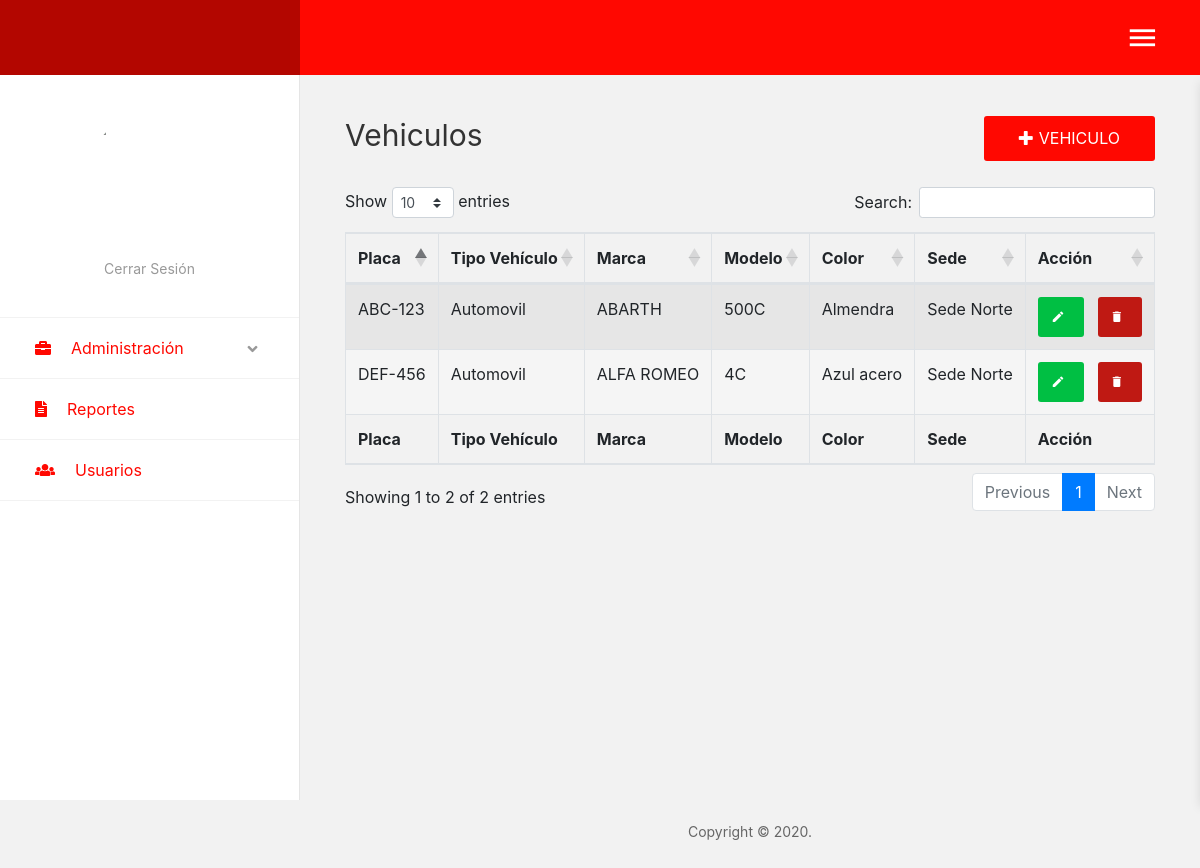
The app's page /?c=Vehiculo (signed in) with its own data.
### tables this page shows
CREATE TABLE `vehiculo` (
  `id_vehiculo` int(11) NOT NULL AUTO_INCREMENT,
  `placa` varchar(10) NOT NULL,
  `id_tipovehiculo` int(11) NOT NULL,
  `id_marca` int(11) NOT NULL,
  `id_modelo` int(11) NOT NULL,
  `id_color` int(11) NOT NULL,
  `id_sede` int(11) NOT NULL,
  `estado_vehiculo` enum('Activo','Inactivo') NOT NULL,
  PRIMARY KEY (`id_vehiculo`),
  KEY `id_tipovehiculo` (`id_tipovehiculo`),
  KEY `id_marca` (`id_marca`),
  KEY `id_color` (`id_color`),
  KEY `id_sede` (`id_sede`),
  KEY `id_modelo` (`id_modelo`),
  CONSTRAINT `vehiculo_ibfk_1` FOREIGN KEY (`id_tipovehiculo`) REFERENCES `tipo_vehiculo` (`id_tipovehiculo`),
  CONSTRAINT `vehiculo_ibfk_2` FOREIGN KEY (`id_marca`) REFERENCES `marca` (`id_marca`),
  CONSTRAINT `vehiculo_ibfk_3` FOREIGN KEY (`id_color`) REFERENCES `color` (`id_color`),
  CONSTRAINT `vehiculo_ibfk_4` FOREIGN KEY (`id_sede`) REFERENCES `sede` (`id_sede`),
  CONSTRAINT `vehiculo_ibfk_5` FOREIGN KEY (`id_modelo`) REFERENCES `modelo` (`id_modelo`)
);

CREATE TABLE `tipo_vehiculo` (
  `id_tipovehiculo` int(11) NOT NULL AUTO_INCREMENT,
  `n_tipovehiculo` varchar(50) NOT NULL,
  `estado_tipovehiculo` enum('Activo','Inactivo') NOT NULL,
  PRIMARY KEY (`id_tipovehiculo`)
);

CREATE TABLE `marca` (
  `id_marca` int(11) NOT NULL AUTO_INCREMENT,
  `n_marca` varchar(50) NOT NULL,
  `id_tipovehiculo` int(11) NOT NULL,
  `estado_marca` enum('Activo','Inactivo') NOT NULL,
  PRIMARY KEY (`id_marca`),
  KEY `id_tipovehiculo` (`id_tipovehiculo`),
  CONSTRAINT `marca_ibfk_1` FOREIGN KEY (`id_tipovehiculo`) REFERENCES `tipo_vehiculo` (`id_tipovehiculo`)
);

CREATE TABLE `modelo` (
  `id_modelo` int(11) NOT NULL AUTO_INCREMENT,
  `id_marca` int(11) NOT NULL,
  `n_modelo` varchar(50) NOT NULL,
  `estado_modelo` enum('Activo','Inactivo') NOT NULL,
  PRIMARY KEY (`id_modelo`),
  KEY `id_marca` (`id_marca`),
  CONSTRAINT `modelo_ibfk_1` FOREIGN KEY (`id_marca`) REFERENCES `marca` (`id_marca`)
);

CREATE TABLE `color` (
  `id_color` int(11) NOT NULL AUTO_INCREMENT,
  `n_color` varchar(50) NOT NULL,
  `estado_color` enum('Activo','Inactivo') NOT NULL,
  PRIMARY KEY (`id_color`)
);

CREATE TABLE `sede` (
  `id_sede` int(11) NOT NULL AUTO_INCREMENT,
  `n_sede` varchar(50) NOT NULL,
  `telefono` varchar(15) NOT NULL,
  `direccion` varchar(50) NOT NULL,
  `estado_sede` enum('Activo','Inactivo') NOT NULL,
  PRIMARY KEY (`id_sede`)
);

### Controller/vehiculo.controller.php (called while the page is built, shortened)
<?php
require_once 'Model/vehiculo.php';
	class VehiculoController
	{
		public function __CONSTRUCT()
		{
			$this->model = new Vehiculo();
		}
		public function Index()
		{
			require_once 'View/layouts/aside.php';
	        require_once 'View/layouts/header.php';
	        require_once 'View/Vehiculo/vehiculo.php';
	        require_once 'View/layouts/footer.php';
	    }
	}
?>

### Model/conexion.php (called while the page is built)
<?php
	class Conexion
	{
		public static function StartUp()
		{
			try
			{
				$conexion = new PDO('mysql:host=localhost; dbname=parqueadero', 'root', '');
				$conexion->setAttribute(PDO::ATTR_ERRMODE, PDO::ERRMODE_EXCEPTION);
				$conexion->exec("SET CHARACTER SET UTF8");
			}
			catch(Exception $e)
			{
				die("Error" . $e->getMessage());
				echo "Línea del error" . $e->getLine();
			}
			return $conexion;
		}
	}
?>

### Model/vehiculo.php (called while the page is built, shortened)
<?php
	class Vehiculo
	{
		private $pdo;
		public function __CONSTRUCT()
		{
			try
			{
				$this->pdo = Conexion::StartUp();
			}
			catch(Exception $e)
			{
				die($e->getMessage());
			}
		}
		public function Listar_Vehiculo()
		{
			try
			{
				$stm = $this->pdo->prepare("SELECT vehiculo.`placa`, tipo_vehiculo.`n_tipovehiculo`, marca.`n_marca`, modelo.`n_modelo`, color.`n_color`, sede.`n_sede` FROM vehiculo
											INNER JOIN marca
											ON vehiculo.`id_marca` = marca.`id_marca`
											INNER JOIN modelo
											ON vehiculo.`id_modelo` = modelo.`id_modelo`
											INNER JOIN color
											ON vehiculo.`id_color` = color.`id_color`
											INNER JOIN tipo_vehiculo
											ON vehiculo.`id_tipovehiculo` = tipo_vehiculo.`id_tipovehiculo`
											INNER JOIN sede
											ON vehiculo.`id_sede` = sede.`id_sede`
											WHERE estado_vehiculo = 'Activo'");
				$stm->execute();
				return $stm->fetchAll(PDO::FETCH_OBJ);
			}
			catch(Exception $e)
			{
				die($e->getMessage());
			}
		}
	}
?>

### View/Vehiculo/vehiculo.php (the view, shortened to what this page needs)
<div class="main-content">
    <div class="section__content section__content--p30">
        <div class="container-fluid">
            <div class="row">
                <div class="col-md-12">
                    <div class="overview-wrap">
                        <h2 class="title-1">Vehiculos</h2>
                        <a class="au-btn au-btn-icon au-btn--blue2" href="?c=Vehiculo&a=Crud">
                            <i class="fas fa-plus"></i>Vehiculo
                        </a>
                    </div>
                </div>
            </div>
            <div class="row m-t-25">
                <div class="col-sm-6 col-lg-3"></div>
                    <div class="col-sm-12">
                        <table id="data" class="table table-striped table-bordered" style="width:100%">
                            <thead>
                                <tr>
                                    <th>Placa</th>
                                    <th>Tipo Vehículo</th>
                                    <th>Marca</th>
                                    <th>Modelo</th>
                                    <th>Color</th>
                                    <th>Sede</th>
                                    <th>Acción</th>
                                </tr>
                            </thead>
                            <tbody>
                                <?php foreach($this->model->Listar_Vehiculo() as $r): ?>
                                    <tr>
                                        <td><?php echo $r->placa; ?></td>
                                        <td><?php echo $r->n_tipovehiculo; ?></td>
                                        <td><?php echo $r->n_marca; ?></td>
                                        <td><?php echo $r->n_modelo; ?></td>
                                        <td><?php echo $r->n_color; ?></td>
                                        <td><?php echo $r->n_sede; ?></td>
                                        <td>
                                            <a href="?c=Vehiculo&a=Crud&id_vehiculo=<?php echo $r->id_vehiculo; ?>">
                                                <button class="au-btn au-btn-icon au-btn--green au-btn--small" title="Editar">
                                                    <i class="zmdi zmdi-edit"></i>
                                                </button>
                                            </a>
                                            <a href="?c=Vehiculo&a=Eliminar&id_vehiculo=<?php echo $r->id_vehiculo; ?>">
                                                <button class="au-btn au-btn-icon au-btn--red au-btn--small" title="Eliminar">
                                                    <i class="zmdi zmdi-delete"></i>
                                                </button>
                                            </a>
                                        </td>
                                    </tr>
                                <?php endforeach; ?>
                            </tbody>
                            <tfoot>
                                <tr>
                                    <th>Placa</th>
                                    <th>Tipo Vehículo</th>
                                    <th>Marca</th>
                                    <th>Modelo</th>
                                    <th>Color</th>
                                    <th>Sede</th>
                                    <th>Acción</th>
                                </tr>
                            </tfoot>
                        </table>
                    </div>
                <div class="col-sm-6 col-lg-3"></div>
            </div>
        </div>
    </div>
</div>

### records on screen
vehiculo: placa "ABC-123", id_tipovehiculo.n_tipovehiculo "Automovil", id_marca.n_marca "ABARTH", id_modelo.n_modelo "500C", id_color.n_color "Almendra", id_sede.n_sede "Sede Norte"
vehiculo: placa "DEF-456", id_tipovehiculo.n_tipovehiculo "Automovil", id_marca.n_marca "ALFA ROMEO", id_modelo.n_modelo "4C", id_color.n_color "Azul acero", id_sede.n_sede "Sede Norte"
